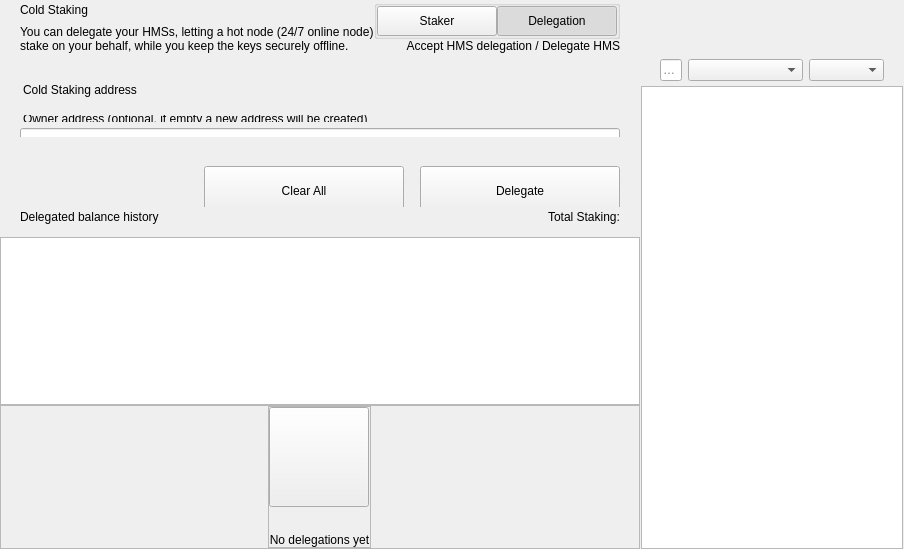
<?xml version="1.0" encoding="UTF-8"?>
<ui version="4.0">
 <class>ColdStakingWidget</class>
 <widget class="QWidget" name="ColdStakingWidget">
  <property name="geometry">
   <rect>
    <x>0</x>
    <y>0</y>
    <width>629</width>
    <height>549</height>
   </rect>
  </property>
  <property name="windowTitle">
   <string notr="true">N/A</string>
  </property>
  <layout class="QHBoxLayout" name="horizontalLayout_1" stretch="2,1">
   <property name="spacing">
    <number>0</number>
   </property>
   <property name="leftMargin">
    <number>0</number>
   </property>
   <property name="topMargin">
    <number>0</number>
   </property>
   <property name="rightMargin">
    <number>0</number>
   </property>
   <property name="bottomMargin">
    <number>0</number>
   </property>
   <item>
    <widget class="QWidget" name="left" native="true">
     <layout class="QVBoxLayout" name="verticalLayout_3">
      <property name="leftMargin">
       <number>0</number>
      </property>
      <property name="topMargin">
       <number>0</number>
      </property>
      <property name="rightMargin">
       <number>0</number>
      </property>
      <property name="bottomMargin">
       <number>0</number>
      </property>
      <item>
       <layout class="QVBoxLayout" name="verticalLayout_2">
        <property name="spacing">
         <number>0</number>
        </property>
        <item>
         <layout class="QVBoxLayout" name="verticalLayoutTop">
          <property name="spacing">
           <number>0</number>
          </property>
          <property name="leftMargin">
           <number>0</number>
          </property>
          <property name="rightMargin">
           <number>0</number>
          </property>
          <item>
           <widget class="QWidget" name="containerTitle" native="true">
            <property name="sizePolicy">
             <sizepolicy hsizetype="Preferred" vsizetype="Minimum">
              <horstretch>0</horstretch>
              <verstretch>0</verstretch>
             </sizepolicy>
            </property>
            <property name="maximumSize">
             <size>
              <width>16777215</width>
              <height>100</height>
             </size>
            </property>
            <layout class="QHBoxLayout" name="containerTitleLayout">
             <property name="spacing">
              <number>0</number>
             </property>
             <property name="leftMargin">
              <number>20</number>
             </property>
             <property name="topMargin">
              <number>0</number>
             </property>
             <property name="rightMargin">
              <number>20</number>
             </property>
             <property name="bottomMargin">
              <number>0</number>
             </property>
             <item>
              <layout class="QVBoxLayout" name="verticalLayout11">
               <property name="spacing">
                <number>5</number>
               </property>
               <item>
                <widget class="QLabel" name="labelTitle">
                 <property name="text">
                  <string>Cold Staking</string>
                 </property>
                </widget>
               </item>
               <item>
                <widget class="QLabel" name="labelSubtitle1">
                 <property name="maximumSize">
                  <size>
                   <width>16777215</width>
                   <height>16777215</height>
                  </size>
                 </property>
                 <property name="text">
                  <string>You can delegate your HMSs, letting a hot node (24/7 online node)
stake on your behalf, while you keep the keys securely offline.</string>
                 </property>
                </widget>
               </item>
              </layout>
             </item>
             <item>
              <spacer name="horizontalSpacer">
               <property name="orientation">
                <enum>Qt::Horizontal</enum>
               </property>
               <property name="sizeHint" stdset="0">
                <size>
                 <width>40</width>
                 <height>20</height>
                </size>
               </property>
              </spacer>
             </item>
             <item>
              <widget class="QWidget" name="containerViewPrivacyChecks" native="true">
               <layout class="QVBoxLayout" name="containerPrivacyChecks">
                <property name="spacing">
                 <number>0</number>
                </property>
                <property name="leftMargin">
                 <number>0</number>
                </property>
                <property name="topMargin">
                 <number>0</number>
                </property>
                <property name="rightMargin">
                 <number>0</number>
                </property>
                <property name="bottomMargin">
                 <number>0</number>
                </property>
                <item alignment="Qt::AlignHCenter|Qt::AlignVCenter">
                 <widget class="QGroupBox" name="groupBox">
                  <property name="title">
                   <string/>
                  </property>
                  <layout class="QHBoxLayout" name="horizontalLayout_2_1">
                   <property name="spacing">
                    <number>0</number>
                   </property>
                   <property name="leftMargin">
                    <number>0</number>
                   </property>
                   <property name="topMargin">
                    <number>0</number>
                   </property>
                   <property name="rightMargin">
                    <number>0</number>
                   </property>
                   <property name="bottomMargin">
                    <number>0</number>
                   </property>
                   <item>
                    <widget class="QPushButton" name="pushLeft">
                     <property name="minimumSize">
                      <size>
                       <width>120</width>
                       <height>30</height>
                      </size>
                     </property>
                     <property name="maximumSize">
                      <size>
                       <width>120</width>
                       <height>30</height>
                      </size>
                     </property>
                     <property name="focusPolicy">
                      <enum>Qt::NoFocus</enum>
                     </property>
                     <property name="text">
                      <string>Staker</string>
                     </property>
                     <property name="checkable">
                      <bool>true</bool>
                     </property>
                     <property name="autoExclusive">
                      <bool>true</bool>
                     </property>
                    </widget>
                   </item>
                   <item>
                    <widget class="QPushButton" name="pushRight">
                     <property name="minimumSize">
                      <size>
                       <width>120</width>
                       <height>30</height>
                      </size>
                     </property>
                     <property name="maximumSize">
                      <size>
                       <width>120</width>
                       <height>30</height>
                      </size>
                     </property>
                     <property name="focusPolicy">
                      <enum>Qt::NoFocus</enum>
                     </property>
                     <property name="text">
                      <string>Delegation</string>
                     </property>
                     <property name="checkable">
                      <bool>true</bool>
                     </property>
                     <property name="checked">
                      <bool>true</bool>
                     </property>
                     <property name="autoExclusive">
                      <bool>true</bool>
                     </property>
                    </widget>
                   </item>
                  </layout>
                 </widget>
                </item>
                <item alignment="Qt::AlignTop">
                 <widget class="QLabel" name="labelSubtitle2">
                  <property name="text">
                   <string>Accept HMS delegation / Delegate HMS</string>
                  </property>
                  <property name="alignment">
                   <set>Qt::AlignRight|Qt::AlignTrailing|Qt::AlignVCenter</set>
                  </property>
                 </widget>
                </item>
               </layout>
              </widget>
             </item>
            </layout>
           </widget>
          </item>
          <item>
           <spacer name="verticalSpacer_2">
            <property name="orientation">
             <enum>Qt::Vertical</enum>
            </property>
            <property name="sizeType">
             <enum>QSizePolicy::Fixed</enum>
            </property>
            <property name="sizeHint" stdset="0">
             <size>
              <width>20</width>
              <height>30</height>
             </size>
            </property>
           </spacer>
          </item>
          <item>
           <widget class="QWidget" name="containerSend" native="true">
            <property name="minimumSize">
             <size>
              <width>0</width>
              <height>50</height>
             </size>
            </property>
            <layout class="QVBoxLayout" name="containerSendRow">
             <property name="spacing">
              <number>6</number>
             </property>
             <property name="leftMargin">
              <number>0</number>
             </property>
             <property name="topMargin">
              <number>0</number>
             </property>
             <property name="rightMargin">
              <number>0</number>
             </property>
             <property name="bottomMargin">
              <number>0</number>
             </property>
             <item>
              <widget class="QLabel" name="labelEditTitle">
               <property name="maximumSize">
                <size>
                 <width>16777215</width>
                 <height>30</height>
                </size>
               </property>
               <property name="styleSheet">
                <string notr="true">padding-left:20px; padding-bottom:3px;</string>
               </property>
               <property name="text">
                <string>Cold Staking address</string>
               </property>
              </widget>
             </item>
             <item>
              <spacer name="verticalSpacer_6">
               <property name="orientation">
                <enum>Qt::Vertical</enum>
               </property>
               <property name="sizeType">
                <enum>QSizePolicy::Fixed</enum>
               </property>
               <property name="sizeHint" stdset="0">
                <size>
                 <width>20</width>
                 <height>9</height>
                </size>
               </property>
              </spacer>
             </item>
             <item>
              <widget class="QWidget" name="containerOwner" native="true">
               <layout class="QVBoxLayout" name="vContainerOwner">
                <property name="spacing">
                 <number>4</number>
                </property>
                <property name="leftMargin">
                 <number>20</number>
                </property>
                <property name="topMargin">
                 <number>0</number>
                </property>
                <property name="rightMargin">
                 <number>20</number>
                </property>
                <property name="bottomMargin">
                 <number>0</number>
                </property>
                <item>
                 <widget class="QLabel" name="labelSubtitleDescription">
                  <property name="maximumSize">
                   <size>
                    <width>16777215</width>
                    <height>20</height>
                   </size>
                  </property>
                  <property name="styleSheet">
                   <string notr="true">margin-bottom:2px;
                   margin-left:0.05px;
                   padding:0px;</string>
                  </property>
                  <property name="text">
                   <string>Owner address (optional, if empty a new address will be created)</string>
                  </property>
                 </widget>
                </item>
                <item>
                 <widget class="QLineEdit" name="lineEditOwnerAddress">
                  <property name="minimumSize">
                   <size>
                    <width>0</width>
                    <height>50</height>
                   </size>
                  </property>
                  <property name="maximumSize">
                   <size>
                    <width>16777215</width>
                    <height>50</height>
                   </size>
                  </property>
                  <property name="styleSheet">
                   <string notr="true"/>
                  </property>
                  <property name="placeholderText">
                   <string>Enter owner address</string>
                  </property>
                 </widget>
                </item>
               </layout>
              </widget>
             </item>
            </layout>
           </widget>
          </item>
         </layout>
        </item>
        <item>
         <spacer name="verticalSpacer_3">
          <property name="orientation">
           <enum>Qt::Vertical</enum>
          </property>
          <property name="sizeType">
           <enum>QSizePolicy::Minimum</enum>
          </property>
          <property name="sizeHint" stdset="0">
           <size>
            <width>20</width>
            <height>20</height>
           </size>
          </property>
         </spacer>
        </item>
        <item>
         <widget class="QWidget" name="containerBtn" native="true">
          <property name="minimumSize">
           <size>
            <width>0</width>
            <height>50</height>
           </size>
          </property>
          <layout class="QHBoxLayout" name="horizontalLayout">
           <property name="rightMargin">
            <number>20</number>
           </property>
           <item>
            <spacer name="horizontalSpacer_2">
             <property name="orientation">
              <enum>Qt::Horizontal</enum>
             </property>
             <property name="sizeHint" stdset="0">
              <size>
               <width>200</width>
               <height>20</height>
              </size>
             </property>
            </spacer>
           </item>
           <item>
            <layout class="QHBoxLayout" name="horizontalLayout_7">
             <item>
              <spacer name="horizontalSpacer_3">
               <property name="orientation">
                <enum>Qt::Horizontal</enum>
               </property>
               <property name="sizeType">
                <enum>QSizePolicy::Expanding</enum>
               </property>
               <property name="sizeHint" stdset="0">
                <size>
                 <width>40</width>
                 <height>20</height>
                </size>
               </property>
              </spacer>
             </item>
             <item>
              <widget class="QPushButton" name="pushButtonClear">
               <property name="minimumSize">
                <size>
                 <width>200</width>
                 <height>50</height>
                </size>
               </property>
               <property name="focusPolicy">
                <enum>Qt::NoFocus</enum>
               </property>
               <property name="text">
                <string>Clear All</string>
               </property>
              </widget>
             </item>
             <item>
              <spacer name="horizontalSpacer_4">
               <property name="orientation">
                <enum>Qt::Horizontal</enum>
               </property>
               <property name="sizeType">
                <enum>QSizePolicy::Fixed</enum>
               </property>
               <property name="sizeHint" stdset="0">
                <size>
                 <width>10</width>
                 <height>20</height>
                </size>
               </property>
              </spacer>
             </item>
             <item>
              <widget class="QPushButton" name="pushButtonSend">
               <property name="minimumSize">
                <size>
                 <width>200</width>
                 <height>50</height>
                </size>
               </property>
               <property name="maximumSize">
                <size>
                 <width>200</width>
                 <height>50</height>
                </size>
               </property>
               <property name="focusPolicy">
                <enum>Qt::NoFocus</enum>
               </property>
               <property name="text">
                <string>Delegate</string>
               </property>
              </widget>
             </item>
            </layout>
           </item>
          </layout>
         </widget>
        </item>
        <item>
         <widget class="QWidget" name="containerHistoryLabel" native="true">
          <layout class="QHBoxLayout" name="horizontalLayout_4">
           <property name="spacing">
            <number>0</number>
           </property>
           <property name="leftMargin">
            <number>20</number>
           </property>
           <property name="topMargin">
            <number>0</number>
           </property>
           <property name="rightMargin">
            <number>20</number>
           </property>
           <property name="bottomMargin">
            <number>0</number>
           </property>
           <item>
            <widget class="QWidget" name="verticalWidget" native="true">
             <property name="minimumSize">
              <size>
               <width>100</width>
               <height>0</height>
              </size>
             </property>
             <layout class="QVBoxLayout" name="verticalLayout_58">
              <property name="leftMargin">
               <number>0</number>
              </property>
              <property name="topMargin">
               <number>0</number>
              </property>
              <property name="rightMargin">
               <number>0</number>
              </property>
              <property name="bottomMargin">
               <number>0</number>
              </property>
              <item>
               <widget class="QLabel" name="labelListHistory">
                <property name="text">
                 <string>Delegated balance history</string>
                </property>
               </widget>
              </item>
             </layout>
            </widget>
           </item>
           <item>
            <spacer name="horizontalSpacer_5">
             <property name="orientation">
              <enum>Qt::Horizontal</enum>
             </property>
             <property name="sizeHint" stdset="0">
              <size>
               <width>40</width>
               <height>20</height>
              </size>
             </property>
            </spacer>
           </item>
           <item>
            <widget class="QLabel" name="labelStakingTotal">
             <property name="text">
              <string>Total Staking:</string>
             </property>
            </widget>
           </item>
          </layout>
         </widget>
        </item>
        <item>
         <layout class="QVBoxLayout" name="verticalLayout_64">
          <property name="spacing">
           <number>0</number>
          </property>
          <item>
           <spacer name="verticalSpacer_44">
            <property name="orientation">
             <enum>Qt::Vertical</enum>
            </property>
            <property name="sizeType">
             <enum>QSizePolicy::Fixed</enum>
            </property>
            <property name="sizeHint" stdset="0">
             <size>
              <width>20</width>
              <height>10</height>
             </size>
            </property>
           </spacer>
          </item>
          <item>
           <widget class="QListView" name="listView">
            <property name="enabled">
             <bool>true</bool>
            </property>
            <property name="mouseTracking">
             <bool>true</bool>
            </property>
           </widget>
          </item>
          <item>
           <widget class="QFrame" name="emptyContainer">
            <property name="minimumSize">
             <size>
              <width>0</width>
              <height>100</height>
             </size>
            </property>
            <property name="frameShape">
             <enum>QFrame::StyledPanel</enum>
            </property>
            <property name="frameShadow">
             <enum>QFrame::Raised</enum>
            </property>
            <layout class="QVBoxLayout" name="verticalLayout_71" stretch="1,8">
             <property name="spacing">
              <number>0</number>
             </property>
             <property name="leftMargin">
              <number>0</number>
             </property>
             <property name="topMargin">
              <number>0</number>
             </property>
             <property name="rightMargin">
              <number>0</number>
             </property>
             <property name="bottomMargin">
              <number>0</number>
             </property>
             <item>
              <spacer name="verticalSpacer">
               <property name="orientation">
                <enum>Qt::Vertical</enum>
               </property>
               <property name="sizeHint" stdset="0">
                <size>
                 <width>20</width>
                 <height>20</height>
                </size>
               </property>
              </spacer>
             </item>
             <item alignment="Qt::AlignHCenter|Qt::AlignVCenter">
              <widget class="QFrame" name="emptyScreen">
               <property name="sizePolicy">
                <sizepolicy hsizetype="Expanding" vsizetype="Expanding">
                 <horstretch>0</horstretch>
                 <verstretch>0</verstretch>
                </sizepolicy>
               </property>
               <property name="frameShape">
                <enum>QFrame::StyledPanel</enum>
               </property>
               <property name="frameShadow">
                <enum>QFrame::Raised</enum>
               </property>
               <layout class="QVBoxLayout" name="verticalLayout">
                <property name="spacing">
                 <number>30</number>
                </property>
                <property name="leftMargin">
                 <number>0</number>
                </property>
                <property name="topMargin">
                 <number>0</number>
                </property>
                <property name="rightMargin">
                 <number>0</number>
                </property>
                <property name="bottomMargin">
                 <number>0</number>
                </property>
                <item alignment="Qt::AlignHCenter|Qt::AlignVCenter">
                 <widget class="QPushButton" name="pushImgEmpty">
                  <property name="minimumSize">
                   <size>
                    <width>100</width>
                    <height>100</height>
                   </size>
                  </property>
                  <property name="maximumSize">
                   <size>
                    <width>100</width>
                    <height>100</height>
                   </size>
                  </property>
                  <property name="focusPolicy">
                   <enum>Qt::NoFocus</enum>
                  </property>
                  <property name="text">
                   <string/>
                  </property>
                  <property name="iconSize">
                   <size>
                    <width>100</width>
                    <height>100</height>
                   </size>
                  </property>
                 </widget>
                </item>
                <item alignment="Qt::AlignHCenter|Qt::AlignVCenter">
                 <widget class="QLabel" name="labelEmpty">
                  <property name="styleSheet">
                   <string notr="true"/>
                  </property>
                  <property name="text">
                   <string>No delegations yet</string>
                  </property>
                  <property name="alignment">
                   <set>Qt::AlignCenter</set>
                  </property>
                 </widget>
                </item>
               </layout>
              </widget>
             </item>
            </layout>
           </widget>
          </item>
         </layout>
        </item>
       </layout>
      </item>
     </layout>
    </widget>
   </item>
   <item>
    <widget class="QWidget" name="right" native="true">
     <layout class="QVBoxLayout" name="rightContainer">
      <property name="spacing">
       <number>0</number>
      </property>
      <property name="leftMargin">
       <number>1</number>
      </property>
      <property name="topMargin">
       <number>0</number>
      </property>
      <property name="rightMargin">
       <number>1</number>
      </property>
      <property name="bottomMargin">
       <number>0</number>
      </property>
      <item>
       <widget class="QWidget" name="containerRightButtons" native="true">
        <property name="minimumSize">
         <size>
          <width>0</width>
          <height>50</height>
         </size>
        </property>
        <layout class="QVBoxLayout" name="verticalLayout_4">
         <property name="leftMargin">
          <number>19</number>
         </property>
         <property name="topMargin">
          <number>0</number>
         </property>
         <property name="rightMargin">
          <number>19</number>
         </property>
         <property name="bottomMargin">
          <number>0</number>
         </property>
         <item>
          <widget class="OptionButton" name="btnCoinControl" native="true">
           <property name="minimumSize">
            <size>
             <width>0</width>
             <height>0</height>
            </size>
           </property>
          </widget>
         </item>
         <item>
          <widget class="OptionButton" name="btnColdStaking" native="true"/>
         </item>
         <item>
          <widget class="OptionButton" name="btnMyStakingAddresses" native="true">
           <property name="sizePolicy">
            <sizepolicy hsizetype="Preferred" vsizetype="Minimum">
             <horstretch>0</horstretch>
             <verstretch>0</verstretch>
            </sizepolicy>
           </property>
          </widget>
         </item>
        </layout>
       </widget>
      </item>
      <item>
       <widget class="QWidget" name="sortWidget" native="true">
        <layout class="QHBoxLayout" name="horizontalLayout_6">
         <property name="leftMargin">
          <number>19</number>
         </property>
         <property name="rightMargin">
          <number>19</number>
         </property>
         <property name="bottomMargin">
          <number>5</number>
         </property>
           <item>
            <widget class="QLineEdit" name="lineEditFilter">
             <property name="sizePolicy">
              <sizepolicy hsizetype="Expanding" vsizetype="Fixed">
               <horstretch>0</horstretch>
               <verstretch>0</verstretch>
              </sizepolicy>
             </property>
             <property name="minimumSize">
              <size>
               <width>0</width>
               <height>0</height>
              </size>
             </property>
             <property name="contextMenuPolicy">
              <enum>Qt::DefaultContextMenu</enum>
             </property>
             <property name="acceptDrops">
              <bool>false</bool>
             </property>
             <property name="maxLength">
              <number>40</number>
             </property>
             <property name="placeholderText">
              <string>Filter</string>
             </property>
            </widget>
           </item>
         <item>
          <spacer name="horizontalSpacer_6">
           <property name="orientation">
            <enum>Qt::Horizontal</enum>
           </property>
           <property name="sizeType">
              <enum>QSizePolicy::Preferred</enum>
           </property>
           <property name="sizeHint" stdset="0">
            <size>
             <width>20</width>
             <height>20</height>
            </size>
           </property>
          </spacer>
         </item>
         <item>
          <widget class="QComboBox" name="comboBoxSort">
           <property name="sizePolicy">
            <sizepolicy hsizetype="Preferred" vsizetype="Fixed">
             <horstretch>0</horstretch>
             <verstretch>0</verstretch>
            </sizepolicy>
           </property>
           <property name="minimumSize">
            <size>
             <width>115</width>
             <height>0</height>
            </size>
           </property>
          </widget>
         </item>
         <item>
          <widget class="QComboBox" name="comboBoxSortOrder">
           <property name="sizePolicy">
            <sizepolicy hsizetype="Preferred" vsizetype="Fixed">
             <horstretch>0</horstretch>
             <verstretch>0</verstretch>
            </sizepolicy>
           </property>
           <property name="minimumSize">
            <size>
             <width>75</width>
             <height>0</height>
            </size>
           </property>
          </widget>
         </item>
        </layout>
       <zorder>comboBoxSort</zorder>
       <zorder>comboBoxSortOrder</zorder>
       <zorder>lineEditFilter</zorder>
       </widget>
      </item>
      <item>
       <widget class="QListView" name="listViewStakingAddress">
        <property name="enabled">
         <bool>true</bool>
        </property>
        <property name="mouseTracking">
         <bool>true</bool>
        </property>
       </widget>
      </item>
     </layout>
    </widget>
   </item>
  </layout>
 </widget>
 <customwidgets>
  <customwidget>
   <class>OptionButton</class>
   <extends>QWidget</extends>
   <header>qt/hemis/optionbutton.h</header>
   <container>1</container>
  </customwidget>
 </customwidgets>
 <resources/>
 <connections/>
</ui>
